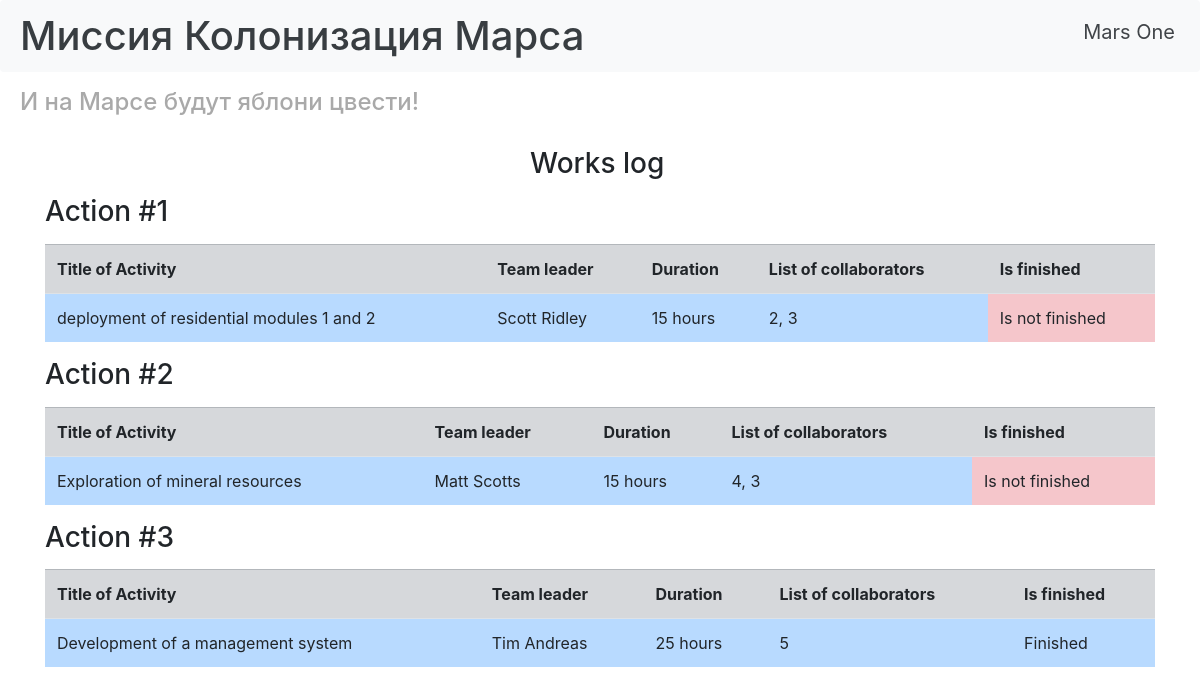
The app's page /index/ with its own data.
### data/jobs.py (models this page shows, shortened)
class Jobs(SqlAlchemyBase):
    __tablename__ = 'jobs'
    id = sqlalchemy.Column(sqlalchemy.Integer, primary_key=True, autoincrement=True)
    team_leader = sqlalchemy.Column(sqlalchemy.Integer, sqlalchemy.ForeignKey("users.id"))
    job = sqlalchemy.Column(sqlalchemy.String, nullable=True)
    work_size = sqlalchemy.Column(sqlalchemy.Integer, nullable=True)
    collaborators = sqlalchemy.Column(sqlalchemy.String, nullable=True)
    start_date = sqlalchemy.Column(sqlalchemy.DateTime, default=datetime.datetime.now)
    end_date = sqlalchemy.Column(sqlalchemy.DateTime, nullable=True)
    is_finished = sqlalchemy.Column(sqlalchemy.Boolean, nullable=True)
    user = orm.relation('User')

### data/users.py (models this page shows, shortened)
class User(SqlAlchemyBase, UserMixin):
    __tablename__ = 'users'
    id = sqlalchemy.Column(sqlalchemy.Integer, primary_key=True, autoincrement=True)
    surname = sqlalchemy.Column(sqlalchemy.String, nullable=True)
    name = sqlalchemy.Column(sqlalchemy.String, nullable=True)
    age = sqlalchemy.Column(sqlalchemy.Integer, nullable=True)
    position = sqlalchemy.Column(sqlalchemy.String, nullable=True)
    speciality = sqlalchemy.Column(sqlalchemy.String, nullable=True)
    address = sqlalchemy.Column(sqlalchemy.String, nullable=True)
    email = sqlalchemy.Column(sqlalchemy.String, nullable=True, unique=True, index=True)
    hashed_password = sqlalchemy.Column(sqlalchemy.String, nullable=True)
    modified_date = sqlalchemy.Column(sqlalchemy.DateTime, default=datetime.datetime.now)

### main.py (the view)
@app.route('/')
@app.route('/index/')
def index():
    db_session.global_init(f"db/mars_explorer.sqlite")
    db_sess = db_session.create_session()
    jobs = db_sess.query(Jobs).all()
    jobs_count = len(jobs)
    return render_template("jobs_list.html",
                           title="Журнал работ",
                           jobs=jobs,
                           jobs_count=jobs_count)

### data/db_session.py (called while the page is built, shortened)
def global_init(db_file):
    global __factory
    if __factory:
        return

def create_session() -> Session:
    global __factory
    return __factory()

### templates/jobs_list.html
{% extends "base.html" %}
{% block content %}
    <h3 class="center-text">Works log</h3>
    {% for i in range(jobs_count) %}
        <h3>Action #{{ i + 1 }}</h3>
        <table class="table">
            <tr class="table-secondary">
                <th>Title of Activity</th>
                <th>Team leader</th>
                <th>Duration</th>
                <th>List of collaborators</th>
                <th>Is finished</th>
            </tr>
            <tr>
                <td class="table-primary">{{ jobs[i].job }}</td>
                <td class="table-primary">{{ jobs[i].user.surname }} {{ jobs[i].user.name }}</td>
                <td class="table-primary">{{ jobs[i].work_size }} hours</td>
                <td class="table-primary">{{ jobs[i].collaborators }}</td>
                {% if jobs[i].is_finished == False %}
                    <td class="table-danger">Is not finished</td>
                {% else %}
                    <td class="table-primary">Finished</td>
                {% endif %}
            </tr>
        </table>
    {% endfor %}
{% endblock %}

### templates/base.html (shortened to what this page needs)
<!DOCTYPE html>
<html lang="en">
  <head>
    <link
      rel="stylesheet"
      href="https://stackpath.bootstrapcdn.com/bootstrap/4.4.1/css/bootstrap.min.css"
    />
    <link rel="stylesheet" href="{{ url_for('static', filename='css/style.css') }}" />
  </head>
  <body>
    <header>
      <h1 class="alert alert-secondary">Миссия Колонизация Марса</h1>
      <div class="corp-name">Mars One</div>
      <h4>И на Марсе будут яблони цвести!</h4>
    </header>
    <main role="main" class="container">{% block content %}{% endblock %}</main>
  </body>
</html>

### static/css/style.css (style rules this page uses)
h4 { color: darkgray; margin-bottom: 30px; margin-left: 20px; }
h3 { margin-bottom: 15px; }
.corp-name { position: absolute; right: 25px; top: 17px; opacity: 0.85; font-size: 20px; }
.alert-secondary { background-color: #f8f9fa; border: 0px; }
.center-text { margin-left: auto; margin-right: auto; width: 5em; }

### records on screen
Jobs: job "deployment of residential modules 1 and 2", work_size "15", collaborators "2, 3"
User: surname "Scott", name "Ridley"
Jobs: job "Exploration of mineral resources", work_size "15", collaborators "4, 3"
User: surname "Matt", name "Scotts"
Jobs: job "Development of a management system", work_size "25", collaborators "5"
User: surname "Tim", name "Andreas"

### other values on screen
{{ i + 1 }} "1" "2" "3"
